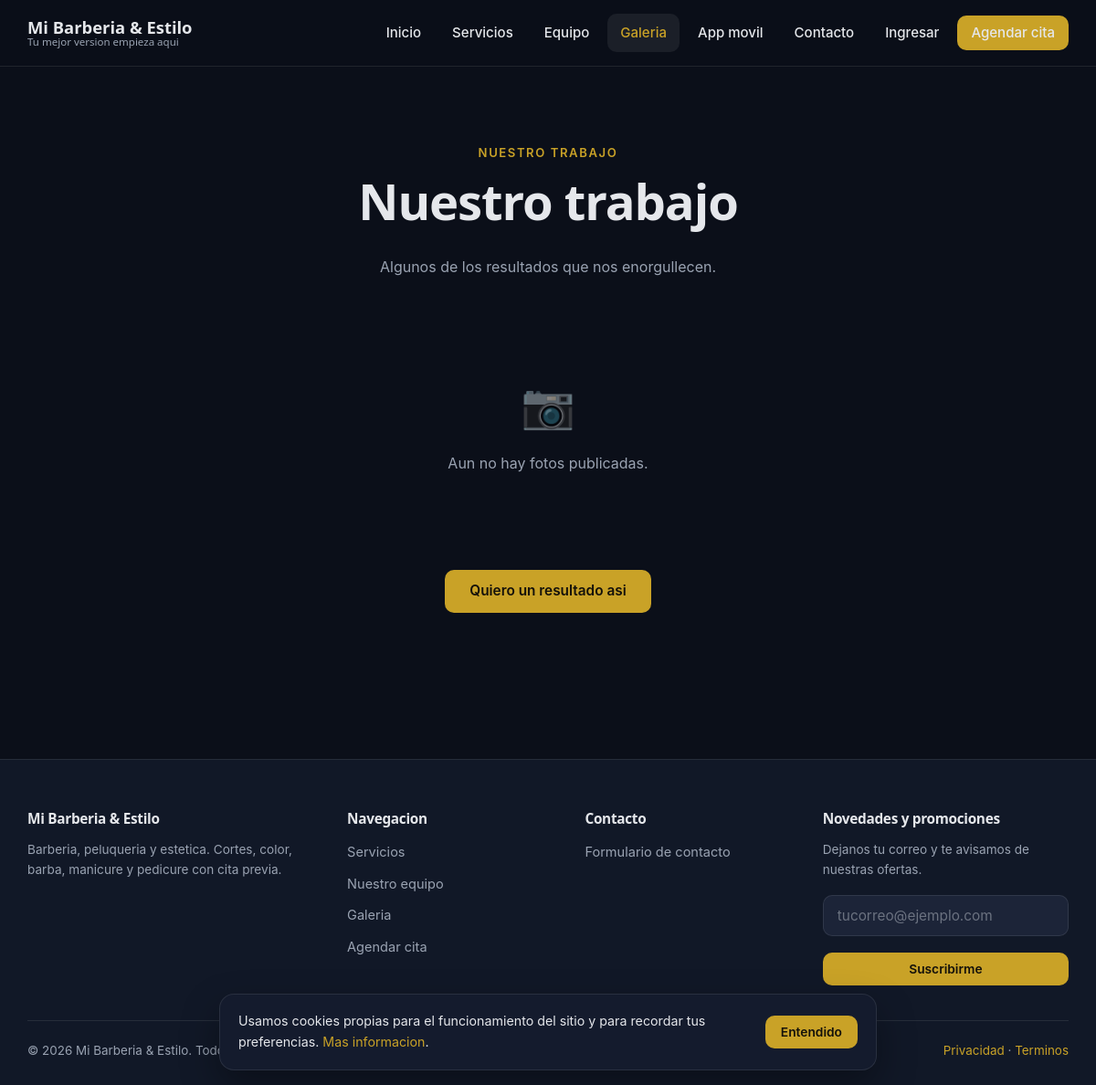
Screenshot of /galeria with the database file from the repository.
### tables this page shows
CREATE TABLE `content_blocks` (
  `id` int(10) unsigned NOT NULL AUTO_INCREMENT,
  `block_key` varchar(60) NOT NULL COMMENT 'hero, sobre_nosotros, servicios, equipo...',
  `section_type` varchar(40) NOT NULL DEFAULT 'generic',
  `title` varchar(200) NOT NULL DEFAULT '',
  `subtitle` varchar(300) NOT NULL DEFAULT '',
  `body` text DEFAULT NULL,
  `image_path` varchar(255) NOT NULL DEFAULT '',
  `background_path` varchar(255) NOT NULL DEFAULT '',
  `cta_label` varchar(80) NOT NULL DEFAULT '',
  `cta_url` varchar(500) NOT NULL DEFAULT '',
  `cta_secondary_label` varchar(80) NOT NULL DEFAULT '',
  `cta_secondary_url` varchar(500) NOT NULL DEFAULT '',
  `extra_json` text DEFAULT NULL COMMENT 'Campos adicionales segun el tipo de seccion',
  `is_active` tinyint(1) NOT NULL DEFAULT 1,
  `sort_order` smallint(6) NOT NULL DEFAULT 0,
  `created_at` datetime NOT NULL,
  `updated_at` datetime NOT NULL,
  PRIMARY KEY (`id`),
  UNIQUE KEY `uq_blocks_key` (`block_key`),
  KEY `idx_blocks_active` (`is_active`,`sort_order`)
);

### app/Views/web/gallery.php (the view, shortened to what the rows shown need)
<section class="section">
    <div class="container">
        <div class="section__head">
            <span class="section__eyebrow">Nuestro trabajo</span>
            <h1><?= e($blocks['gallery_intro']['title'] ?? 'Galeria') ?></h1>
            <p><?= e($blocks['gallery_intro']['subtitle'] ?? '') ?></p>
        </div>
    </div>
</section>

### rows the page displays
content_blocks: title "Nuestro trabajo", subtitle "Algunos de los resultados que nos enorgullecen."

### other values shown
$businessName "Mi Barberia & Estilo"
SettingsService::string('business.tagline') "Tu mejor version empieza aqui"
$label "Inicio"
$label "Servicios"
$label "Equipo"
$label "Galeria"
$label "App movil"
$label "Contacto"
str_limit(SettingsService::string('business.description', ''), 190) "Barberia, peluqueria y estetica. Cortes, color, barba, manicure y pedicure con cita previa."
